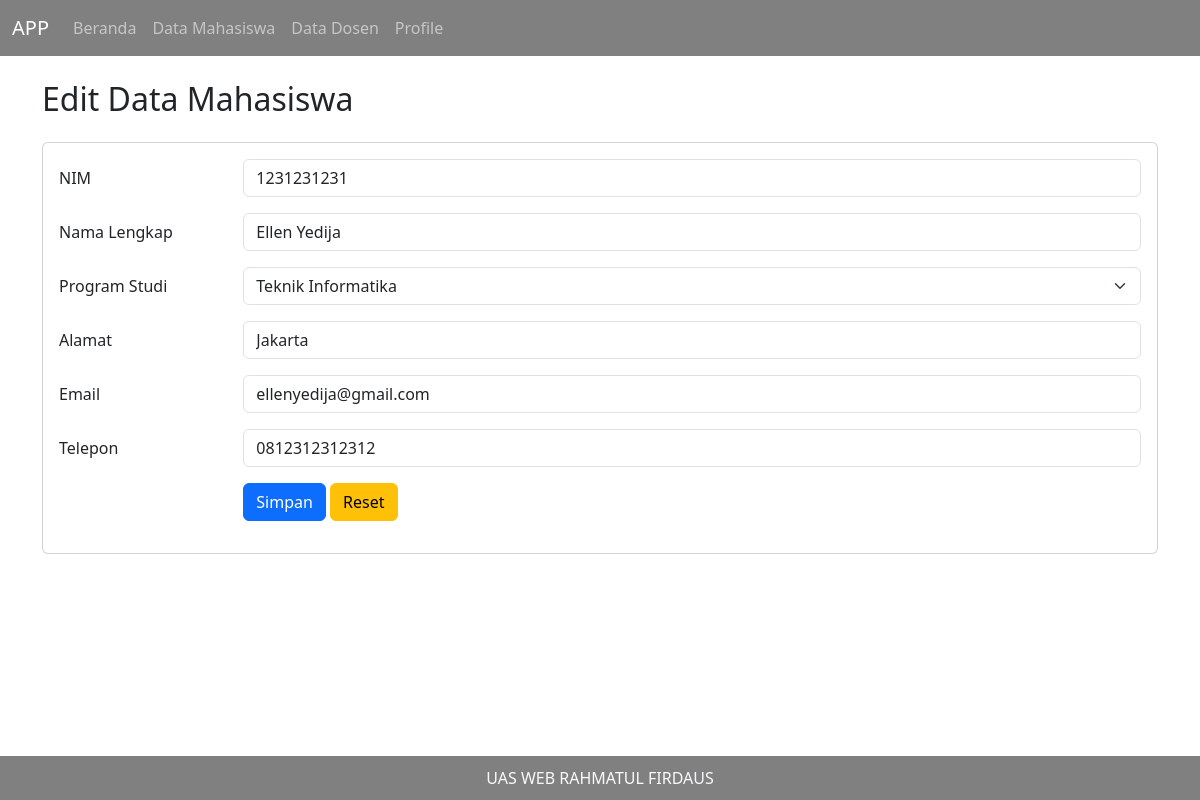
Page /uas/index.php?page=edit-mahasiswa&id=1 on the committed database.
### tables this page shows
CREATE TABLE `mahasiswa` (
  `id` int(11) NOT NULL,
  `nim` varchar(10) NOT NULL,
  `nama` varchar(200) NOT NULL,
  `prodi` varchar(5) NOT NULL,
  `alamat` varchar(200) NOT NULL,
  `email` varchar(200) NOT NULL,
  `telepon` varchar(13) NOT NULL
);

### uas/mahasiswa/edit.php (the view, shortened to what this page needs)
<?php
include 'Database/connection.php';
$id = $_GET['id'];
$result = mysqli_query($con, "SELECT * FROM mahasiswa WHERE id=$id");
while ($data = mysqli_fetch_array($result)) {
    $nim = $data['nim'];
    $nama = $data['nama'];
    $prodi = $data['prodi'];
    $alamat = $data['alamat'];
    $telepon = $data['telepon'];
    $email = $data['email'];
}
?>
<h2>Edit Data Mahasiswa</h2>
<div class="card mt-4">
    <div class="card-body">
        <form method="post">
            <div class="mb-3 row">
                <label for="nim" class="col-sm-2 col-form-label">NIM</label>
                <div class="col-sm-10">
                    <input type="text" class="form-control" id="nim" name="nim" value="<?php echo $nim; ?>" required>
                </div>
            </div>
            <div class="mb-3 row">
                <label for="nama" class="col-sm-2 col-form-label">Nama Lengkap</label>
                <div class="col-sm-10">
                    <input type="text" class="form-control" id="nama" name="nama" value="<?php echo $nama; ?>" required>
                </div>
            </div>
            <div class="mb-3 row">
                <label for="prodi" class="col-sm-2 col-form-label">Program Studi</label>
                <div class="col-sm-10">
                    <select class="form-select" aria-label="Default select example" name="prodi">
                        <option value="TI" <?php if ($prodi == "TI") echo 'selected'; ?>>Teknik
                            Informatika</option>
                    </select>
                </div>
            </div>
            <div class="mb-3 row">
                <label for="alamat" class="col-sm-2 col-form-label">Alamat</label>
                <div class="col-sm-10">
                    <input type="text" class="form-control" id="alamat" name="alamat" value="<?php echo $alamat; ?>" required>
                </div>
            </div>
            <div class="mb-3 row">
                <label for="email" class="col-sm-2 col-form-label">Email</label>
                <div class="col-sm-10">
                    <input type="email" class="form-control" id="email" name="email" value="<?php echo $email; ?>" required>
                </div>
            </div>
            <div class="mb-3 row">
                <label for="telepon" class="col-sm-2 col-form-label">Telepon</label>
                <div class="col-sm-10">
                    <input type="number" class="form-control" id="telepon" name="telepon" value="<?php echo $telepon; ?>" required>
                </div>
            </div>
            <div class="mb-3 row">
                <div class="col-sm-10 offset-2">
                    <input type="submit" value="Simpan" name="submit" class="btn btn-primary">
                    <input type="reset" value="Reset" class="btn btn-warning">
                </div>
            </div>
        </form>
    </div>
</div>

### uas/template/header.php (style rules this page uses)
html { position: relative; min-height: 100%; }
body { margin-bottom: 4em; }

### rows in the picture
mahasiswa: nim "1231231231", nama "Ellen Yedija", prodi "Teknik Informatika", alamat "Jakarta", email "ellenyedija@gmail.com", telepon "0812312312312"
